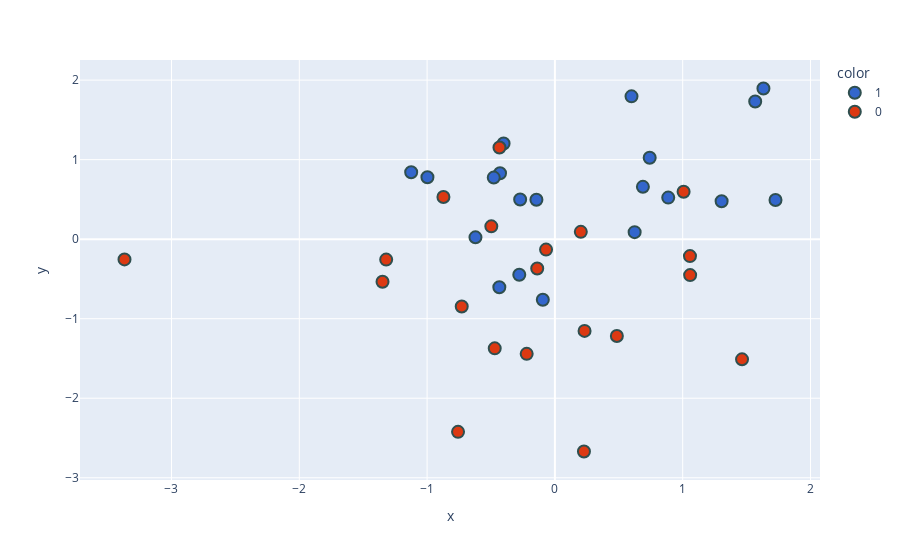

The cell this chart's notebook holds for it:
### Code cell
new_df['target'] = new_df['target'].astype('str')
fig = px.scatter(x=new_df['PC1'],
                 y=new_df['PC2'],
                 color=new_df['target'],
                 color_discrete_sequence=px.colors.qualitative.G10
                )

fig.update_traces(marker=dict(size=12,
                              line=dict(width=2,
                                        color='DarkSlateGrey')),
                  selector=dict(mode='markers'))
fig.show()

### Figure 1 — Plotly figure (JSON) as saved in the notebook; plotly's stock layout.template omitted (floating-point values rounded to 4 significant figures)
{"data": [{"hovertemplate": "color=1<br>x=%{x}<br>y=%{y}<extra></extra>", "legendgroup": "1", "marker": {"color": "#3366CC", "line": {"color": "DarkSlateGrey", "width": 2}, "size": 12, "symbol": "circle"}, "mode": "markers", "name": "1", "orientation": "v", "showlegend": true, "type": "scatter", "x": [0.5994, -0.2719, -0.6216, 1.567, -0.4015, 1.726, -0.4294, 0.8867, 0.6886, -0.4784, 1.305, 0.7417, -1.125, -0.4348, -0.2787, 1.632, -0.1446, 0.624, -0.9974, -0.09456], "xaxis": "x", "y": [1.796, 0.4982, 0.02311, 1.731, 1.203, 0.4925, 0.8293, 0.5227, 0.6581, 0.7744, 0.4766, 1.024, 0.8422, -0.6038, -0.4476, 1.895, 0.4949, 0.08837, 0.7789, -0.7616], "yaxis": "y"}, {"hovertemplate": "color=0<br>x=%{x}<br>y=%{y}<extra></extra>", "legendgroup": "0", "marker": {"color": "#DC3912", "line": {"color": "DarkSlateGrey", "width": 2}, "size": 12, "symbol": "circle"}, "mode": "markers", "name": "0", "orientation": "v", "showlegend": true, "type": "scatter", "x": [1.057, -1.32, -0.4708, -0.4337, 0.2273, 1.007, -0.8722, -3.368, -0.729, -0.06918, 0.4848, 1.058, 0.2028, -0.7579, -0.1383, -0.2208, 0.2321, 1.464, -1.349, -0.4975], "xaxis": "x", "y": [-0.2127, -0.257, -1.373, 1.153, -2.67, 0.596, 0.5307, -0.2546, -0.8465, -0.131, -1.218, -0.452, 0.09181, -2.423, -0.3684, -1.442, -1.153, -1.511, -0.5361, 0.1614], "yaxis": "y"}], "layout": {"autosize": true, "legend": {"title": {"text": "color"}, "tracegroupgap": 0}, "margin": {"t": 60}, "xaxis": {"anchor": "y", "autorange": true, "domain": [0, 1], "range": [-3.702, 2.06], "title": {"text": "x"}, "type": "linear"}, "yaxis": {"anchor": "x", "autorange": true, "domain": [0, 1], "range": [-3.131, 2.356], "title": {"text": "y"}, "type": "linear"}}}
